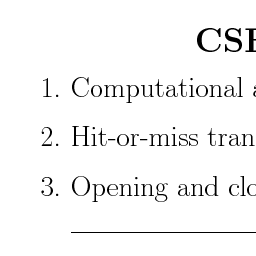
%> input picture Proj2-2/TextExcerpt.gif, 256 x 256 px
$ octave test1.m   (GNU Octave 9; MATLAB toolbox functions it lacks are replaced by stand-ins)
%> lines starting %> are read from the running program, lines starting %| are printed output that depends on the picture; in (x1, y1, x2, y2) boxes, pixels count from 0 and x2, y2 are one past the last pixel; in counts of white or black regions, pixels touching at a corner belong together; the program's own positions count from 1
### Proj2-2/threholdv.m
%%%%%%%%%%%%%%%%%%%%%%%   Function threholdv   %%%%%%%%%%%%%%%%%%%%%%%%%%
% Purpose:
%     compute thresholding to make image X be a binary image
%
% Input Variables:
%     X       MxN input 2D gray-scale image to be complemented
%     value   threshold vale: above this value, set pixel to 255; below
%             this value, set pixel to 0;
%
% Returned Results:
%     Y        MxN output 2D binary image
%
% Processing Flow:
%      1.  get the dimension of image X
%      2.  For each valid pixel,
%           if the pixels is above threshold value, set pixel to 255; below
%           this value, set pixel to 0;
%
%  Restrictions/Notes:
%      This function takes an 8-bit image as input.
%
%  The following functions are called:
%      none
%
%  Author:      WEI-KAI SU
%  Date:        01/30/2013
%%%%%%%%%%%%%%%%%%%%%%%%%%%%%%%%%%%%%%%%%%%%%%%%%%%%%%%%%%%%%%%%%%%%%%%

function Y=threholdv(X,value)
[M N]=size(X);
for i=1:M
    for j=1:N
        if( X(i,j) >= value)
            Y(i,j)=255;
        else
            Y(i,j)=0;
        end
    end
end

### Proj2-2/clm.m
%%%%%%%%%%%%%%%%%%%%%%     Function clm    %%%%%%%%%%%%%%%%%%%%%%%%%%%%%%
% Purpose:
%      Compute the complement of the input imagea
%
% Input Variables:
%      X       MxN input 2D gray-scale image to be complemented
%
% Returned Results:
%     complement     the complemental image of input image
%
% Processing Flow:
%      1.  get the dimension of input image X
%      2.  For each valid pixel,
%             if the value of pixels of the input image greater than zero,
%             set these value to one in the same positon in output image.
%             ; Other case, set to zero in output image.
%
%  Restrictions/Notes:
%      This function takes an 8-bit image as input.
%
%  The following functions are called:
%      none
%
%  Author:      WEI-KAI SU
%  Date:        01/28/2013
%%%%%%%%%%%%%%%%%%%%%%%%%%%%%%%%%%%%%%%%%%%%%%%%%%%%%%%%%%%%%%%%%%%%%%%
function complement = clm(X)
[M N]= size(X);
for i=1:M
    for j=1:N
        if (X(i,j)>0)
            complement(i,j)=0;
        else
            complement(i,j)=1;
        end
    end
end

### Proj2-2/test1.m
clc,clear;
f=imread('TextExcerpt.gif');
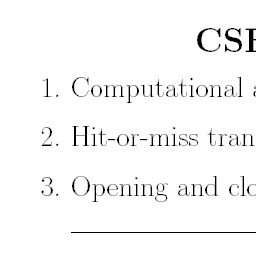
%> f: size 256x256 uint8; min 0, max 25, mean 24.2; drawn with min black and max white
X = threholdv(f,20);
%> after the loop in threholdv, `for i=1:M`:
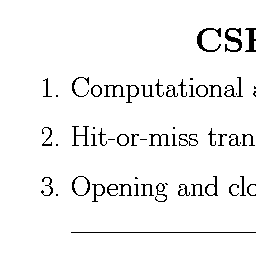
%> Y: size 256x256 double; 95.2% white; black in thin lines or dots, all inside (x1, y1, x2, y2) = (41, 28, 256, 233)
X=clm(X);
figure,imshow(X)
k=imopen(X,ones(19,1));
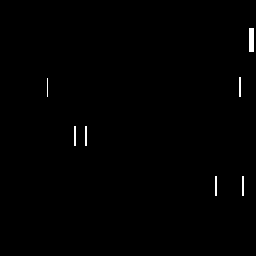
%> k: size 256x256 double; values 0 (black) and 1 (white), 0.52% white; 7 white regions (1 under 20 px), largest, box (x1, y1, x2, y2) and area: (249, 28, 254, 52) 120, (239, 77, 241, 97) 40, (74, 126, 76, 146) 40, (85, 126, 87, 146) 40, (215, 176, 217, 196) 40, (242, 176, 244, 196) 40
figure,imshow(k)
ke=imerode(X,ones(19,1));
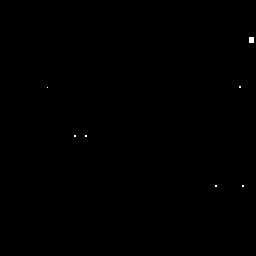
%> ke: size 256x256 double; values 0 (black) and 1 (white), 0.08% white; 7 white regions (6 under 20 px), largest, box (x1, y1, x2, y2) and area: (249, 37, 254, 43) 30
figure,imshow(ke)
kk=imreconstruct(ke,k);
figure,imshow(kk)
